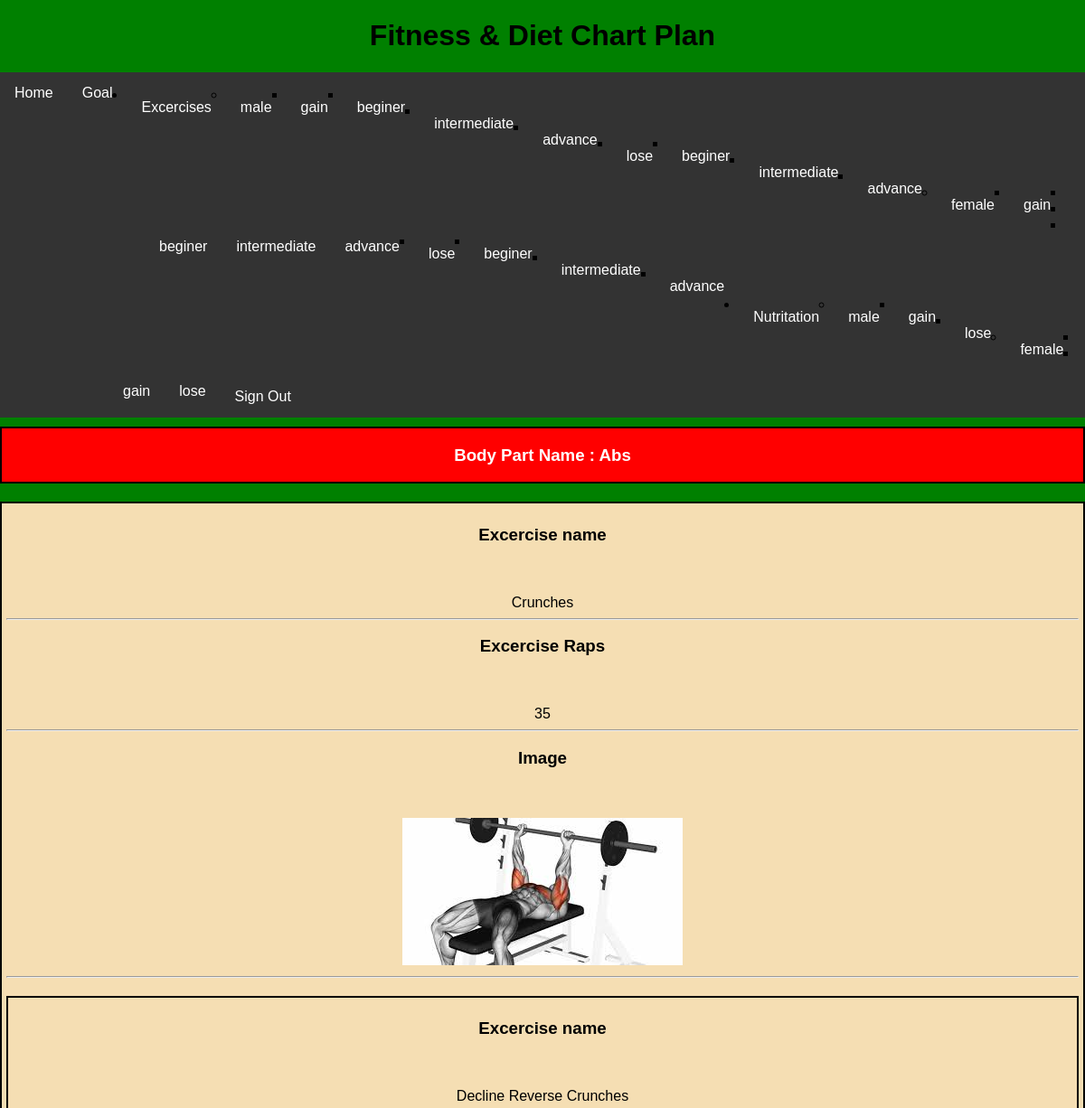
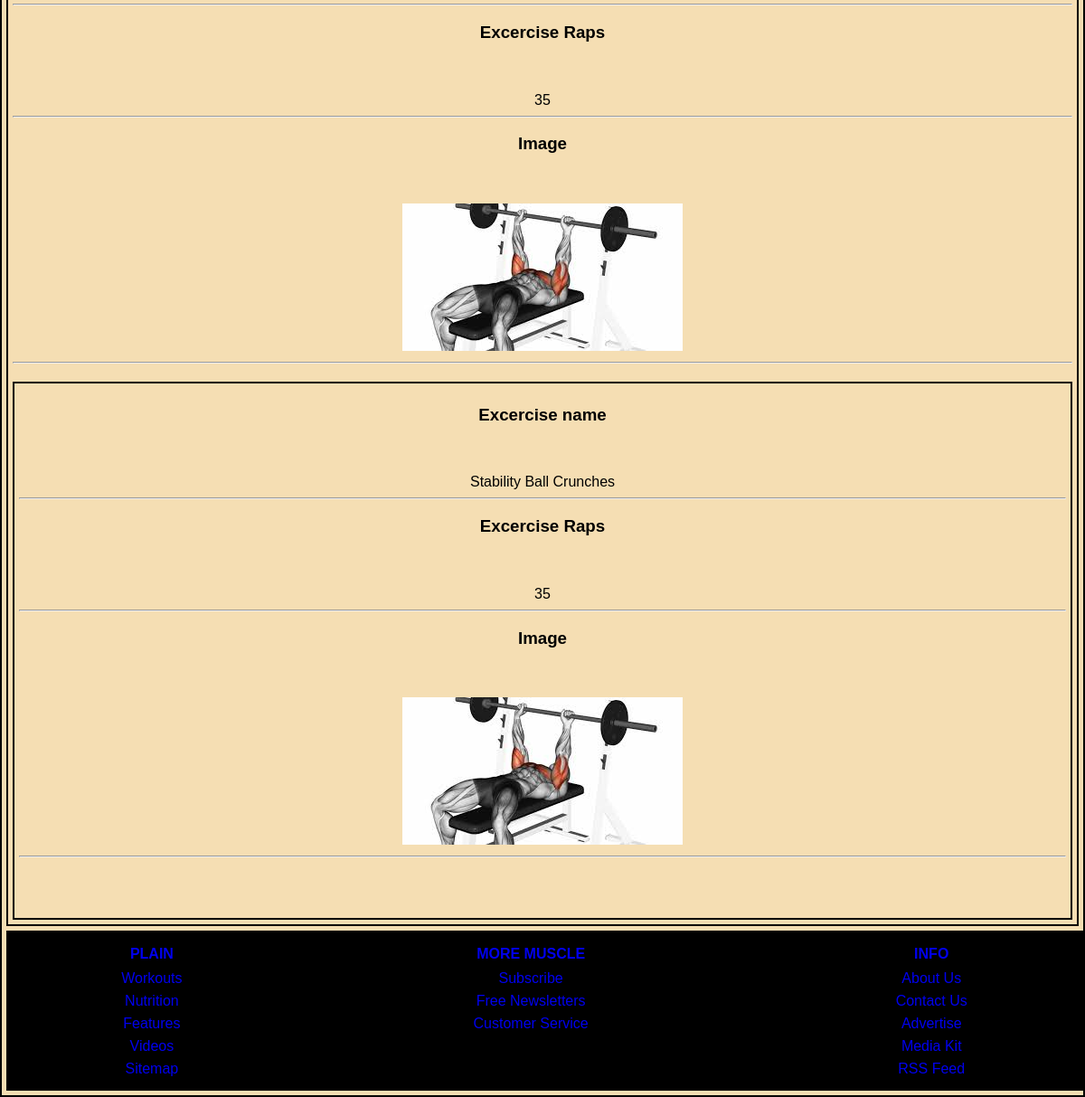
The app's page /excercise/male/gain/beginer/7/ (signed in) with its own data (2 pictures, top to bottom).
### fitness/models.py (models this page shows, shortened)
class BodyPart(models.Model):
    name = models.CharField(max_length=255)

class BodyPartExcercise(models.Model):
    gender = models.CharField(choices=Gender.options, max_length=20, default=Gender.male)
    fitness_plan = models.CharField(choices=FitnessPlan.options, max_length=20, default=FitnessPlan.lose)
    fitness_level = models.CharField(choices=FitnessLevel.options, max_length=20, default=FitnessLevel.beginer)
    body_part = models.ForeignKey(BodyPart, on_delete=models.CASCADE)
    excercise = models.ForeignKey(Excercise, on_delete=models.CASCADE)
    reps = models.IntegerField(default=0)

class Excercise(models.Model):
    name = models.CharField(max_length=255)
    equipment = models.ForeignKey(Equipment, on_delete=models.CASCADE)
    image = models.ImageField(upload_to='excercises',null=True)

### fitness/views.py (the view)
# urls.py: path('excercise/<gender>/<fitness_plan>/<fitness_level>/<body_part>/',views.get_excercise_detail, name='get_excercise_detail'),
@login_required(login_url='/login/')
def get_excercise_detail(request, gender, fitness_plan, fitness_level, body_part):
    print(gender, fitness_plan, fitness_level)
    body_part = BodyPart.objects.get(pk=body_part)
    excercises = BodyPartExcercise.objects.filter(
        gender=gender,
        fitness_plan=fitness_plan,
        fitness_level=fitness_level,
        body_part=body_part
    )
    return render(request, 'show_excercise_detail.html', {
        'gender': gender,
        'fitness_plan': fitness_plan,
        'fitness_level': fitness_level,
        'body_part': body_part,
        'excercises': excercises,
    })

### fitness/templatetags/load_header.py (called while the page is built)
@register.inclusion_tag('excercise_header.html')
def load_excercises():
    data = {
        'genders' : list(dict(Gender.options).values()),
        'fitness_plans' : list(dict(FitnessPlan.options).values()),
        'fitness_levels' : list(dict(FitnessLevel.options).values()),
    }
    print(data)
    return data

@register.inclusion_tag('diet_header.html')
def load_diet():
    data = {
        'genders' : list(dict(Gender.options).values()),
        'fitness_plans' : list(dict(FitnessPlan.options).values()),
    }
    return data

### fitness/templates/show_excercise_detail.html (shortened to what this page needs)
{% extends 'base.html' %}
{% block body %}
<div class="excercisedisplaymain  ">
    <div class="bodypartname   ">
        <h3>Body Part Name : {{ body_part.name }}</h3>
    </div>
    {% for excercise in excercises %}
    <div class="excercisedisplay">
        <h3>Excercise name</h3> <br><br> {{excercise.excercise.name}}<hr>
         <h3>Excercise Raps</h3> <br><br> {{excercise.reps}}<hr>
         <h3>Image</h3> <br><br> <img src="\media\{{excercise.excercise.image}}"><hr>
    {% endfor %}
    </br></br></br></div>
</div>
{% endblock body %}

### records on screen
BodyPart: name "Abs"
BodyPartExcercise: excercise.name "Crunches", reps "35", excercise.image (picture)
BodyPartExcercise: excercise.name "Decline Reverse Crunches", reps "35", excercise.image (picture)
BodyPartExcercise: excercise.name "Stability Ball Crunches", reps "35", excercise.image (picture)

### other values on screen
{{ gender }} "male" "female"
{{ fitness_plan }} "gain" "lose" "gain" "lose"
{{ fitness_level }} "beginer" "intermediate" "advance" "beginer" "intermediate" "advance" "beginer" "intermediate" "advance" "beginer" "intermediate" "advance"
